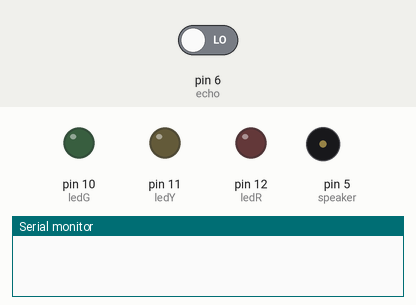
Simulated run of this sketch. Board: Arduino Uno, built with avr-gcc and run on an emulated ATmega328P. Shown: output pins drawn as LEDs (lit = HIGH), buzzer (waves = sounding, pin HIGH), the last lines printed to the serial monitor. Inputs (shaded band) come from the test bench; at power-on: pin 6 (echo) LOW. Pins used as bus, display or sensor lines are not drawn.

Above: at 0.1 s.
At 1.1 s:
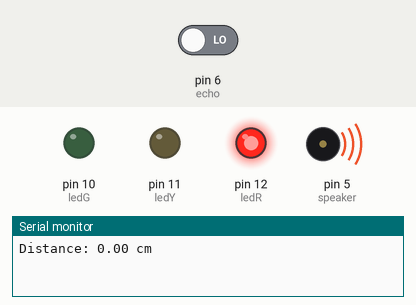
Timing chart, 0 to 2.6 s (numbered marks = the images above):
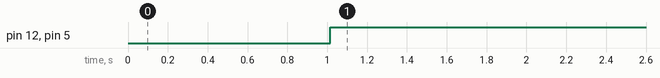

Measured:
- by itself, pin 12 (ledR), pin 5 (speaker): LOW → HIGH at 1.0 s

The sketch:

Ultrasonic.ino
```cpp
/* Ultrasonic.ino
   In this sketch I used an ultrasonic-senosr to get meassure distances. Also a speaker is used make sounds like in a car
   and LEDs light up depending on the distance
   @author <Valentin Adlgasser>
   @date <20-06-2018>
   @version <1.0>
   */

//These Pins are for the ultrasonci-sensor
#define echo 6
#define trigger 7

#define speaker 5
#define ledR 12
#define ledY 11
#define ledG 10

float timer = 0;    //Saves the data that comes back from the ultrasonic-senosr
float distance = 0;   //Saves the distance between an object an the sensor
float peep = 0;   //saves the delay for the speaker


void setup() {
  Serial.begin(9600);
  pinMode(echo, INPUT);   //Has to be an input beacause it gets data
  pinMode(trigger, OUTPUT);   //Hast to be an output because it sends ultrasonic-waves
  pinMode(ledR, OUTPUT);
  pinMode(ledY, OUTPUT);
  pinMode(ledG, OUTPUT);
  pinMode(speaker, OUTPUT);   //Has to be an output because a speaker has to output sounds
}

void loop() {
  digitalWrite(trigger, LOW);   //Turn the ultrasonic-sender off to get no background noises
  delay(5);
  digitalWrite(trigger, HIGH);    //Turn the ultrasonic-sender on an send waves for 10 milliseconds
  delay(10);
  digitalWrite(trigger, LOW);

  timer = pulseIn(echo, HIGH);    //gets the data of the sensor
  distance = (timer/2) * 0.0342;    //a little calculation to change the data from the sensor to centimeters

  //Sometimes the sensor gets wrong values, but with this loop I stoped it
  if(distance > 1000){
    distance = 0;
    }

  Serial.print("Distance: ");
  Serial.print(distance);
  Serial.println(" cm");
  Speaker();
  led();


}

//Function to let the speaker sound
void Speaker(){

  peep = map(distance, 0, 49, 1, 500);    //Map-function to change the distance into a millisecond value

  //If the distance is bigger than 49cm, turn the speaker off
  if(distance > 49){
    digitalWrite(speaker, LOW);
    }
  //Loop to turn the Speaker on an off everytime
  if(distance <= 49 && distance > 2){
     digitalWrite(speaker, HIGH);
     delay(50);
     digitalWrite(speaker,LOW);
     delay(peep);
    }
  //If the distance is under 2cm turn the speaker on fulltime
  if(distance <= 2){
    digitalWrite(speaker, HIGH);
    }
}

//Function to turn the LEDs on an off
void led(){
    if(distance >= 100){
    digitalWrite(ledY, LOW);
    digitalWrite(ledR, LOW);
    digitalWrite(ledG, HIGH);
    }
  if(distance < 100 && distance >= 50){
    digitalWrite(ledG, LOW);
    digitalWrite(ledR, LOW);
    digitalWrite(ledY, HIGH);
    }
  if(distance < 50){
    digitalWrite(ledY, LOW);
    digitalWrite(ledG, LOW);
    digitalWrite(ledR, HIGH);
    }
}
```
